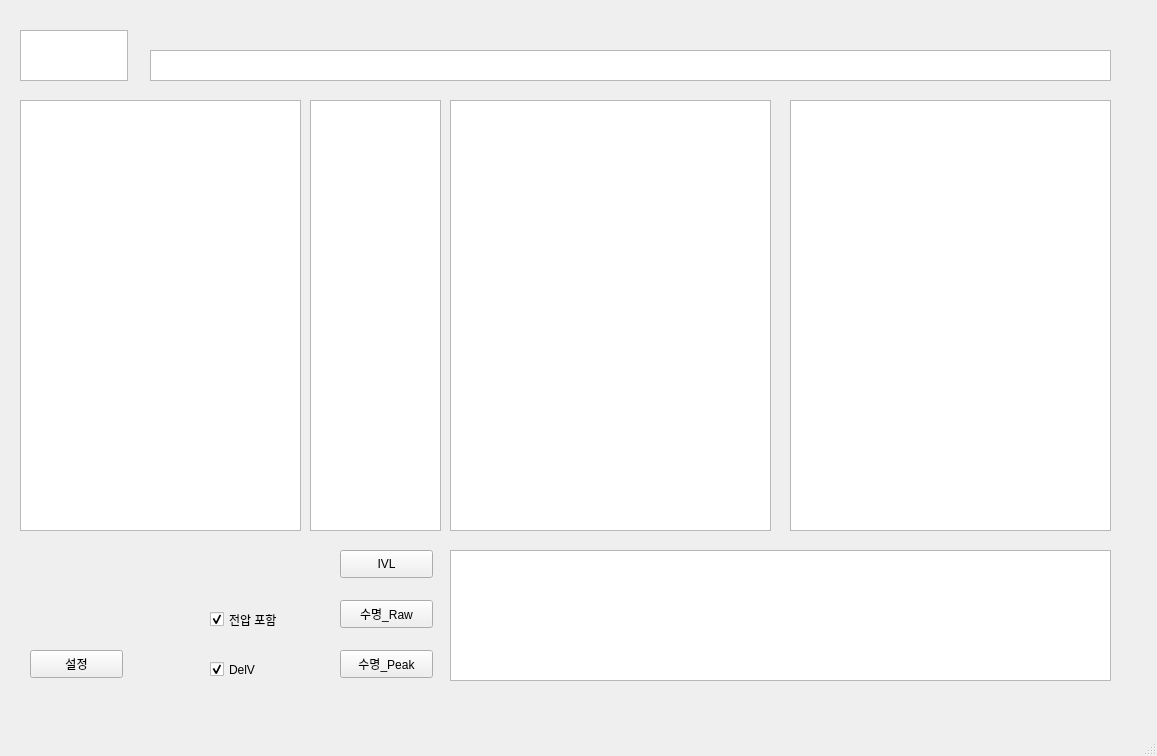
<?xml version="1.0" encoding="UTF-8"?>
<ui version="4.0">
 <class>MainWindow</class>
 <widget class="QMainWindow" name="MainWindow">
  <property name="enabled">
   <bool>true</bool>
  </property>
  <property name="geometry">
   <rect>
    <x>0</x>
    <y>0</y>
    <width>1157</width>
    <height>756</height>
   </rect>
  </property>
  <property name="windowTitle">
   <string>MainWindow</string>
  </property>
  <widget class="QWidget" name="centralwidget">
   <widget class="QSplitter" name="splitter">
    <property name="geometry">
     <rect>
      <x>20</x>
      <y>30</y>
      <width>108</width>
      <height>38</height>
     </rect>
    </property>
    <property name="orientation">
     <enum>Qt::Vertical</enum>
    </property>
   </widget>
   <widget class="QPushButton" name="push_IVL">
    <property name="geometry">
     <rect>
      <x>340</x>
      <y>550</y>
      <width>93</width>
      <height>28</height>
     </rect>
    </property>
    <property name="text">
     <string>IVL</string>
    </property>
   </widget>
   <widget class="QListWidget" name="list1">
    <property name="geometry">
     <rect>
      <x>20</x>
      <y>30</y>
      <width>108</width>
      <height>51</height>
     </rect>
    </property>
   </widget>
   <widget class="QListWidget" name="list2">
    <property name="geometry">
     <rect>
      <x>20</x>
      <y>100</y>
      <width>281</width>
      <height>431</height>
     </rect>
    </property>
   </widget>
   <widget class="QListWidget" name="list3">
    <property name="geometry">
     <rect>
      <x>310</x>
      <y>100</y>
      <width>131</width>
      <height>431</height>
     </rect>
    </property>
   </widget>
   <widget class="QListWidget" name="list4">
    <property name="geometry">
     <rect>
      <x>450</x>
      <y>100</y>
      <width>321</width>
      <height>431</height>
     </rect>
    </property>
    <property name="dragEnabled">
     <bool>false</bool>
    </property>
    <property name="dragDropMode">
     <enum>QAbstractItemView::DragOnly</enum>
    </property>
    <property name="defaultDropAction">
     <enum>Qt::CopyAction</enum>
    </property>
    <property name="selectionMode">
     <enum>QAbstractItemView::ExtendedSelection</enum>
    </property>
   </widget>
   <widget class="QListWidget" name="list5">
    <property name="geometry">
     <rect>
      <x>790</x>
      <y>100</y>
      <width>321</width>
      <height>431</height>
     </rect>
    </property>
    <property name="dragDropMode">
     <enum>QAbstractItemView::DragOnly</enum>
    </property>
    <property name="selectionMode">
     <enum>QAbstractItemView::MultiSelection</enum>
    </property>
   </widget>
   <widget class="QListWidget" name="Lot_list">
    <property name="geometry">
     <rect>
      <x>450</x>
      <y>550</y>
      <width>661</width>
      <height>131</height>
     </rect>
    </property>
    <property name="dragDropMode">
     <enum>QAbstractItemView::DropOnly</enum>
    </property>
    <property name="defaultDropAction">
     <enum>Qt::CopyAction</enum>
    </property>
   </widget>
   <widget class="QPushButton" name="push_LT">
    <property name="geometry">
     <rect>
      <x>340</x>
      <y>600</y>
      <width>93</width>
      <height>28</height>
     </rect>
    </property>
    <property name="text">
     <string>수명_Raw</string>
    </property>
   </widget>
   <widget class="QTextEdit" name="all_path">
    <property name="geometry">
     <rect>
      <x>150</x>
      <y>50</y>
      <width>961</width>
      <height>31</height>
     </rect>
    </property>
    <property name="font">
     <font>
      <family>맑은 고딕</family>
     </font>
    </property>
   </widget>
   <widget class="QPushButton" name="push_LT_peak">
    <property name="geometry">
     <rect>
      <x>340</x>
      <y>650</y>
      <width>93</width>
      <height>28</height>
     </rect>
    </property>
    <property name="text">
     <string>수명_Peak</string>
    </property>
   </widget>
   <widget class="QCheckBox" name="chk_V">
    <property name="geometry">
     <rect>
      <x>210</x>
      <y>610</y>
      <width>121</width>
      <height>19</height>
     </rect>
    </property>
    <property name="text">
     <string>전압 포함</string>
    </property>
    <property name="checked">
     <bool>true</bool>
    </property>
    <property name="tristate">
     <bool>false</bool>
    </property>
   </widget>
   <widget class="QCheckBox" name="chk_delV">
    <property name="geometry">
     <rect>
      <x>210</x>
      <y>660</y>
      <width>121</width>
      <height>19</height>
     </rect>
    </property>
    <property name="text">
     <string>DelV</string>
    </property>
    <property name="checked">
     <bool>true</bool>
    </property>
   </widget>
   <widget class="QPushButton" name="push_set">
    <property name="geometry">
     <rect>
      <x>30</x>
      <y>650</y>
      <width>93</width>
      <height>28</height>
     </rect>
    </property>
    <property name="text">
     <string>설정</string>
    </property>
   </widget>
  </widget>
  <widget class="QMenuBar" name="menubar">
   <property name="geometry">
    <rect>
     <x>0</x>
     <y>0</y>
     <width>1157</width>
     <height>26</height>
    </rect>
   </property>
  </widget>
  <widget class="QStatusBar" name="statusbar"/>
 </widget>
 <resources/>
 <connections/>
</ui>
